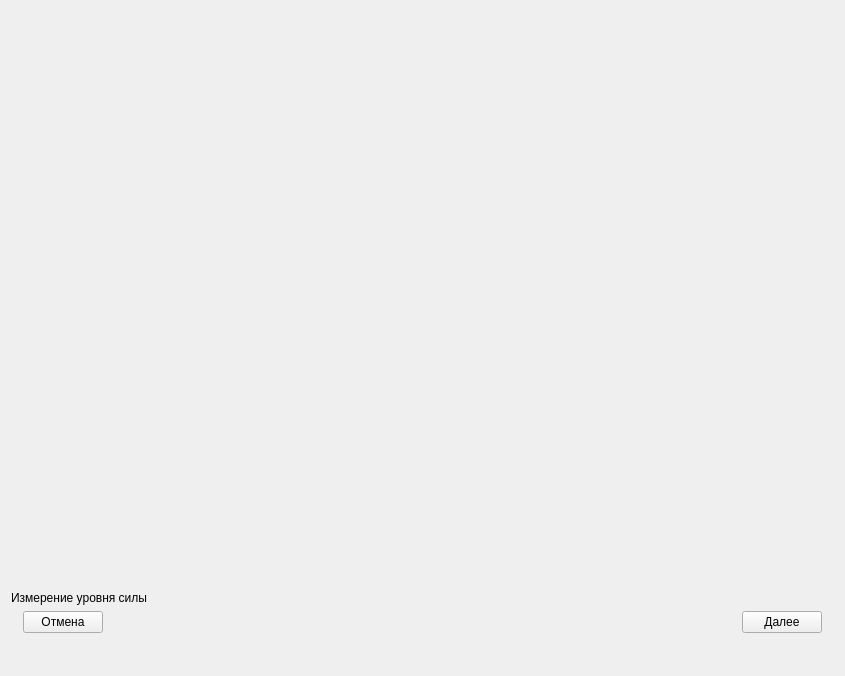
<?xml version="1.0" encoding="UTF-8"?>
<ui version="4.0">
 <class>MeasureForceLevelPage</class>
 <widget class="QWidget" name="MeasureForceLevelPage">
  <property name="geometry">
   <rect>
    <x>0</x>
    <y>0</y>
    <width>845</width>
    <height>676</height>
   </rect>
  </property>
  <property name="windowTitle">
   <string>Form</string>
  </property>
  <layout class="QVBoxLayout" name="verticalLayout">
   <item>
    <spacer name="verticalSpacer_2">
     <property name="orientation">
      <enum>Qt::Vertical</enum>
     </property>
     <property name="sizeHint" stdset="0">
      <size>
       <width>20</width>
       <height>564</height>
      </size>
     </property>
    </spacer>
   </item>
   <item>
    <widget class="QLabel" name="label">
     <property name="text">
      <string>Измерение уровня силы</string>
     </property>
    </widget>
   </item>
   <item>
    <layout class="QHBoxLayout" name="horizontalLayout">
     <item>
      <spacer name="horizontalSpacer_2">
       <property name="orientation">
        <enum>Qt::Horizontal</enum>
       </property>
       <property name="sizeType">
        <enum>QSizePolicy::Fixed</enum>
       </property>
       <property name="sizeHint" stdset="0">
        <size>
         <width>12</width>
         <height>20</height>
        </size>
       </property>
      </spacer>
     </item>
     <item>
      <widget class="QPushButton" name="pushButton_cancel">
       <property name="text">
        <string>Отмена</string>
       </property>
      </widget>
     </item>
     <item>
      <spacer name="horizontalSpacer">
       <property name="orientation">
        <enum>Qt::Horizontal</enum>
       </property>
       <property name="sizeHint" stdset="0">
        <size>
         <width>40</width>
         <height>20</height>
        </size>
       </property>
      </spacer>
     </item>
     <item>
      <widget class="QPushButton" name="pushButton_forward">
       <property name="text">
        <string>Далее</string>
       </property>
      </widget>
     </item>
     <item>
      <spacer name="horizontalSpacer_3">
       <property name="orientation">
        <enum>Qt::Horizontal</enum>
       </property>
       <property name="sizeType">
        <enum>QSizePolicy::Fixed</enum>
       </property>
       <property name="sizeHint" stdset="0">
        <size>
         <width>12</width>
         <height>20</height>
        </size>
       </property>
      </spacer>
     </item>
    </layout>
   </item>
   <item>
    <spacer name="verticalSpacer">
     <property name="orientation">
      <enum>Qt::Vertical</enum>
     </property>
     <property name="sizeType">
      <enum>QSizePolicy::Fixed</enum>
     </property>
     <property name="sizeHint" stdset="0">
      <size>
       <width>20</width>
       <height>32</height>
      </size>
     </property>
    </spacer>
   </item>
  </layout>
 </widget>
 <resources/>
 <connections/>
</ui>
